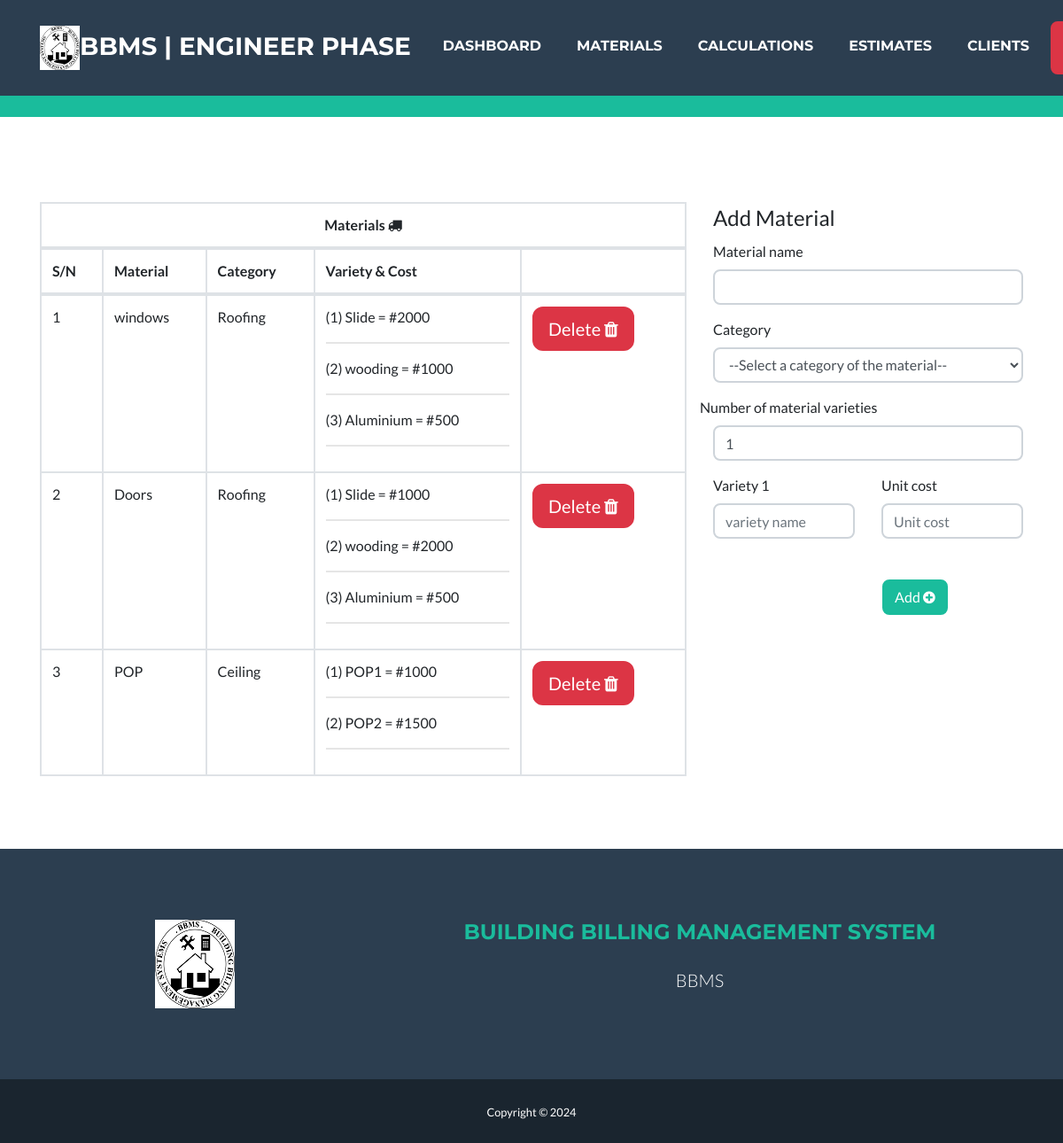
/admin/materials.php (signed in), run on the app's committed database.
### tables this page shows
CREATE TABLE `materials` (
  `id` int(11) NOT NULL,
  `name` varchar(200) NOT NULL,
  `category` varchar(100) NOT NULL,
  `variety` text NOT NULL,
  `owner` int(11) NOT NULL
);

### admin/head.php (called while the page is built, shortened)
<?php
$uname = $_SESSION['login_admin'];
  require_once '../connection/connection.php';
  $query1 = "SELECT * FROM `login` WHERE id='$uname'";
  $result=$db->query($query1);
  $admin = $result->fetch_assoc();
  function getMaterials(){
    global $db, $admin;
    $uname = $admin['id'];
    $query1 = "SELECT * FROM materials WHERE owner =$uname";
    $result=$db->query($query1);
    $data = [];
    while ($d= $result->fetch_assoc()) {
      $variety = unserialize($d['variety']);
      $variety->id = $d['id'];
      array_push($data, $variety);
    }
    return (count($data) >= 1) ? $data : [];
  }
?>

### admin/materials.php (the view, shortened to what this page needs)
<!DOCTYPE html>
<html lang="en">
<head>
    <link href="../asset/all.min.css" rel="stylesheet" type="text/css">
    <link href="https://stackpath.bootstrapcdn.com/font-awesome/4.7.0/css/font-awesome.min.css" rel="stylesheet">
    <link href="../asset/freelancer.min.css" rel="stylesheet">
</head>
<body id="page-top">
    <?php
    require 'nav.php';
    ?>
    <section class="page-section portfolio" id="portfolio">
        <div class="container">
            <div class="row" >
                <div class="col-xs-8 col-sm-8 col-md-8 col-lg-8">
                <div class="table-responsive">
                        <table class="table table-bordered table-hover">
                            <thead>
                              <tr>
                                <th colspan='6' class='text-center'>Materials <i class="fa fa-truck" ></i></th>
                              </tr>
                              <tr>
                                <th>S/N</th>
                                <th>Material</th>
                                <th>Category</th>
                                <th>Variety & Cost</th>
                                <th></th>
                                </tr>
                            </thead>
                            <tbody>
                            <?php for ($i=0; $i < count(getMaterials()) ; $i++) { ?>
                                <tr>
                                    <td><?php echo ($i + 1); ?></td>
                                    <td><?php echo getMaterials()[$i]->materialName; ?></td>
                                    <td><?php echo getMaterials()[$i]->other; ?></td>
                                      <td>
                                        <?php
                                            for ($j=0; $j < count(getMaterials()[$i]->vData); $j++) {
                                                echo "(".($j+1).") "
                                                     .getMaterials()[$i]->vData[$j]->name
                                                     ." = #"
                                                     .getMaterials()[$i]->vData[$j]->cost."<hr>";
                                            }
                                        ?>
                                      </td>
                                    <td>
                                    <button type="button" class="btn btn-danger btn-lg" onclick="deleteMaterial(<?php echo getMaterials()[$i]->id;?>)" data-toggle="modal" data-target="#modelId">
                                    Delete <i class="fa fa-trash"></i>
                                    </button>
                                        </td>
                                </tr>
                            <?php } ?>
                            </tbody>
                        </table>
                    </div>
                </div>
                <div class="col-xs-4 col-sm-4 col-md-4 col-lg-4">
                <form action="<?php echo htmlspecialchars($_SERVER['PHP_SELF']);?>" method="post" id="variety">
                        <legend>Add Material</legend>
                        <div class="form-group">
                            <label for="">Material name</label>
                            <input type="text" v-model.trim="materialName" class="form-control" id="name" required>
                        </div>
                        <div class="form-group">
                            <label for="">Category</label>
                            <select class="form-control" v-model.trim="otherSelect" name="other" required id="otherSelect">
                              <option value="">--Select a category of the material--</option>
                            </select>
                        </div>
                        <div class="form-group row">
                        <label for="">Number of material varieties</label>
                        <div class="col-sm-12">
                              <input v-model.number="varietyTotal" type="number" name="VarietyNumber" id="inputVarietyNumber" class="form-control" min="1"  max="10" step="1" required="required">
                        </div>
                        </div>
                        <div class="form-group row" v-for="vt in parseInt(varietyTotal)">
                            <div class="col-sm-6">
                            <label for="">Variety {{vt}}</label>
                              <input type="text" @change="updateVarietyName(vt, $event)" class="form-control" placeholder="variety name" required="required">
                            </div>
                            <div class="col-sm-6">
                            <label for="">Unit cost</label>
                            <input type="number" @change="updateVarietyCost(vt, $event)" class="form-control" min="1" step="1" required="required" placeholder="Unit cost">
                            </div>
                        </div>
                        <button type="submit" class="btn btn-primary">Add <i class="fa fa-plus-circle" aria-hidden="true"></i></button>
                    </form>
                </div>
            </div>
    </section>
   <?php require 'footer.php'; ?>
    <section class="copyright py-4 text-center text-white">
        <div class="container">
            <small>Copyright © <?php echo date('Y');?></small>
        </div>
    </section>
</body>
</html>

### admin/nav.php (shortened to what this page needs)
<?php require 'head.php'; ?>
  <nav class="navbar navbar-expand-lg bg-secondary text-uppercase fixed-top" id="mainNav">
        <div class="container">
          <a class="navbar-brand js-scroll-trigger" href="../"><img src="../asset/logo.png" style="height: 50px">BBMS | ENGINEER PHASE
          </a>
          <div class="collapse navbar-collapse" id="navbarResponsive">
            <ul class="navbar-nav ml-auto">
              <li class="nav-item mx-0 mx-lg-1">
                <a class="nav-link py-3 px-0 px-lg-3 rounded js-scroll-trigger" href="index.php">Dashboard</a>
              </li>
              <li class="nav-item mx-0 mx-lg-1">
                 <a class="nav-link py-3 px-0 px-lg-3 rounded js-scroll-trigger" href="materials.php">Materials</a>
              </li>
              <li class="nav-item mx-0 mx-lg-1">
                <a class="nav-link py-3 px-0 px-lg-3 rounded js-scroll-trigger" href="calculations.php">Calculations</a>
              </li>
              <li class="nav-item mx-0 mx-lg-1">
                <a class="nav-link py-3 px-0 px-lg-3 rounded js-scroll-trigger" href="estimate.php">Estimates</a>
              </li>
              <li class="nav-item mx-0 mx-lg-1">
                <a class="nav-link py-3 px-0 px-lg-3 rounded js-scroll-trigger" href="clients.php">Clients</a>
              </li>
              <li class="nav-item mx-0 mx-lg-1">
                <a class="nav-link py-3 px-0 px-lg-3 rounded js-scroll-trigger btn btn-danger" href="logout.php">Logout</a>
              </li>
            </ul>
          </div>
        </div>
      </nav>

### admin/footer.php
<footer class="footer text-center">
    <div class="container">
      <div class="row">
        <div class="col-lg-4 mb-5 mb-lg-0">
          <img src="../asset/logo.png">
        </div>
        <div class="col-lg-8 mb-5 mb-lg-0">
          <h4 class="text-uppercase mb-4"><a href="emailto:drismailnice44@gmail.com"> Building Billing Management System</a></h4>
          <p class="lead mb-0">BBMS</p>
        </div>
      </div>
    </div>
  </footer>

### data on the page
materials: materialName "windows", other "Roofing", name "Slide", cost "2000", name "wooding", cost "1000", name "Aluminium", cost "500", materialName "Doors", materialName "POP", other "Ceiling", name "POP1", name "POP2", cost "1500"
